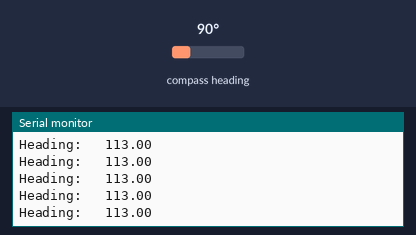
The sketch below on a simulated Arduino Mega 2560, built with avr-gcc and run on an emulated ATmega2560. Shown: the last lines printed to the serial monitor. Wiring (inferred from the names in the program): HMC5883L compass at I2C address 0x1E. The test bench sets the inputs (shaded band); at power-on: compass heading 90°.

Above: at 1.2 s.
1.3 s: compass heading set to 7°
At 1.55 s:
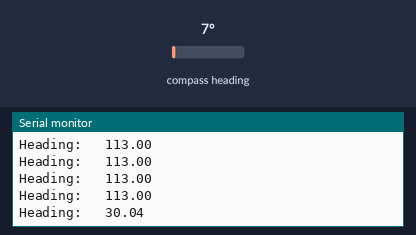
2.8 s: compass heading set to 180°
At 2.9 s:
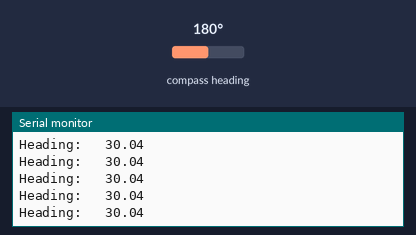
Timing chart, 0 to 5.8 s (numbered marks = the images above; inputs shaded):
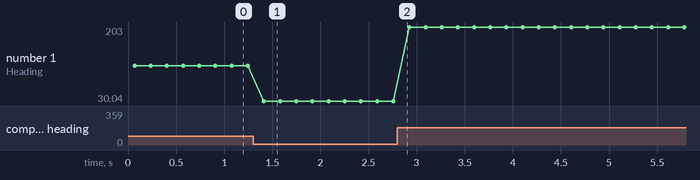

The sketch:

magnetometer_test.ino
```cpp
#include <HMC5883L_Simple.h>

/*
 *
 * Compass.ino - Example sketch for reading a heading from an HMC5883L triple axis magnetometer.
 *
 * GY-273 Compass Module  ->  Arduino
 * VCC  -> VCC  (See Note Below)
 * GND  -> GND
 * SCL  -> A5/SCL, (Use Pin 21 on the Arduino Mega)
 * SDA  -> A4/SDA, (Use Pin 20 on the Arduino Mega)
 * DRDY -> Not Connected (in this example)
 *
 * Voltage Note
 * ~~~~~~~~~~~~
 * The GY-273 Board has a 3v3 Regulator on it, and the SDA/SCL are pulled up to that so it is OK to
 * use with 5v Arduino's.
 *
 * If you are using any other breakout, or the raw IC, you need to be using 3v3 to supply and signal!
 *
 * Datasheet: http://goo.gl/w1criV
 *
 * Copyright (C) 2014 James Sleeman
 *
 * Permission is hereby granted, free of charge, to any person obtaining a
 * copy of this software and associated documentation files (the "Software"),
 * to deal in the Software without restriction, including without limitation
 * the rights to use, copy, modify, merge, publish, distribute, sublicense,
 * and/or sell copies of the Software, and to permit persons to whom the
 * Software is furnished to do so, subject to the following conditions:
 *
 * The above copyright notice and this permission notice shall be included in
 * all copies or substantial portions of the Software.
 *
 * THE SOFTWARE IS PROVIDED "AS IS", WITHOUT WARRANTY OF ANY KIND, EXPRESS OR
 * IMPLIED, INCLUDING BUT NOT LIMITED TO THE WARRANTIES OF MERCHANTABILITY,
 * FITNESS FOR A PARTICULAR PURPOSE AND NONINFRINGEMENT. IN NO EVENT SHALL THE
 * AUTHORS OR COPYRIGHT HOLDERS BE LIABLE FOR ANY CLAIM, DAMAGES OR OTHER
 * LIABILITY, WHETHER IN AN ACTION OF CONTRACT, TORT OR OTHERWISE, ARISING FROM,
 * OUT OF OR IN CONNECTION WITH THE SOFTWARE OR THE USE OR OTHER DEALINGS IN
 * THE SOFTWARE.
 *
 * @author James Sleeman, http://sparks.gogo.co.nz/
 * @license MIT License
 *
 */

#include <Arduino.h>
#include <Wire.h>
#include <HMC5883L_Simple.h>

// Create a compass
HMC5883L_Simple Compass;

void setup()
{
  Serial.begin(9600);
  Wire.begin();

  // Magnetic Declination is the correction applied according to your present location
  // in order to get True North from Magnetic North, it varies from place to place.
  //
  // The declination for your area can be obtained from http://www.magnetic-declination.com/
  // Take the "Magnetic Declination" line that it gives you in the information,
  //
  // Examples:
  //   Christchurch, 23° 35' EAST
  //   Wellington  , 22° 14' EAST
  //   Dunedin     , 25° 8'  EAST
  //   Auckland    , 19° 30' EAST
  //
  Compass.SetDeclination(23, 35, 'E');

  // The device can operate in SINGLE (default) or CONTINUOUS mode
  //   SINGLE simply means that it takes a reading when you request one
  //   CONTINUOUS means that it is always taking readings
  // for most purposes, SINGLE is what you want.
  Compass.SetSamplingMode(COMPASS_SINGLE);

  // The scale can be adjusted to one of several levels, you can probably leave it at the default.
  // Essentially this controls how sensitive the device is.
  //   Options are 088, 130 (default), 190, 250, 400, 470, 560, 810
  // Specify the option as COMPASS_SCALE_xxx
  // Lower values are more sensitive, higher values are less sensitive.
  // The default is probably just fine, it works for me.  If it seems very noisy
  // (jumping around), incrase the scale to a higher one.
  Compass.SetScale(COMPASS_SCALE_088);

  // The compass has 3 axes, but two of them must be close to parallel to the earth's surface to read it,
  // (we do not compensate for tilt, that's a complicated thing) - just like a real compass has a floating
  // needle you can imagine the digital compass does too.
  //
  // To allow you to mount the compass in different ways you can specify the orientation:
  //   COMPASS_HORIZONTAL_X_NORTH (default), the compass is oriented horizontally, top-side up. when pointing North the X silkscreen arrow will point North
  //   COMPASS_HORIZONTAL_Y_NORTH, top-side up, Y is the needle,when pointing North the Y silkscreen arrow will point North
  //   COMPASS_VERTICAL_X_EAST,    vertically mounted (tall) looking at the top side, when facing North the X silkscreen arrow will point East
  //   COMPASS_VERTICAL_Y_WEST,    vertically mounted (wide) looking at the top side, when facing North the Y silkscreen arrow will point West
  Compass.SetOrientation(COMPASS_HORIZONTAL_X_NORTH);

}

// Our main program loop.
void loop()
{
   float heading = Compass.GetHeadingDegrees();

   Serial.print("Heading: \t");
   Serial.println( heading );
   delay(100);
}
```

Measured:
- after the input at 1.3 s, the serial monitor: prints a new line after 0.11 s (image 1)
- plotted number 1: 113 → 30.04 after the input at 1.3 s, 30.04 → 203 after the input at 2.8 s
